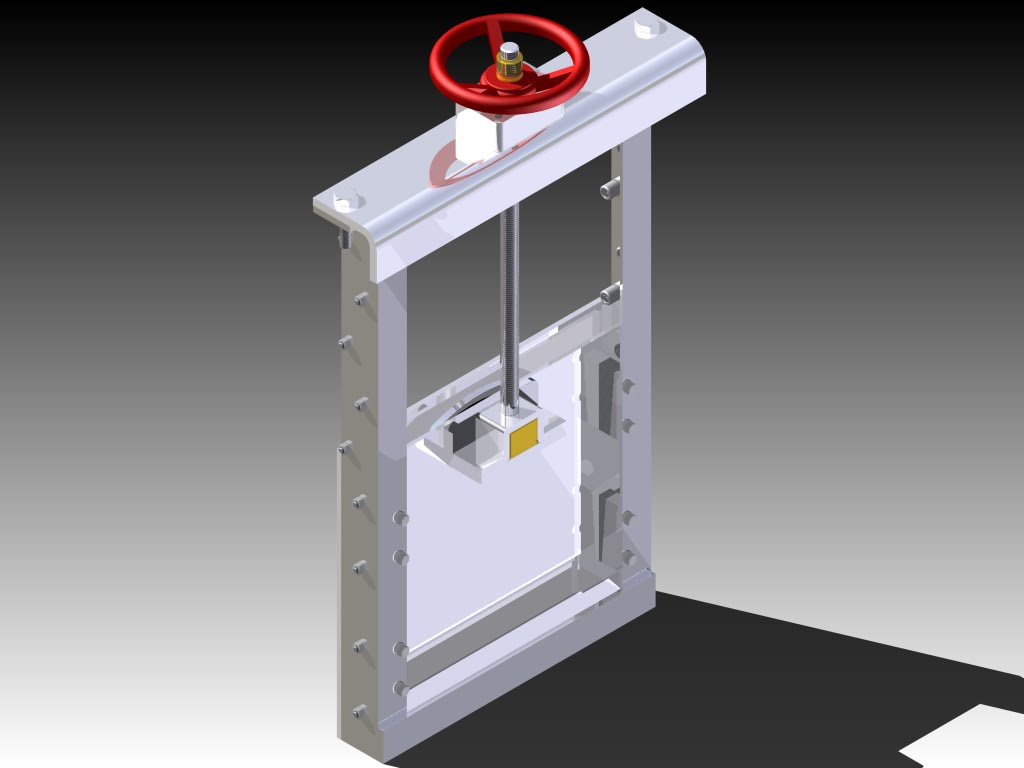
#> input picture _originais/renders/comporta-original.jpg, 1024 x 768 px; its folder holds 4 pictures in this run
$ python comporta.py
#> lines starting #> are read from the running program, lines starting #| are printed output that depends on the picture; after the words box and inside, x2 and y2 are one past the last pixel; in counts of white or black regions, pixels touching at a corner belong together
### scripts/estudio.py
"""Coloca as imagens de produto no mesmo "estúdio" da abertura, sem caixa.

Fundo no tom FUNDO (o mesmo do palco da abertura e das seções claras), com um leve
escurecido atrás da peça e sombra no chão. As bordas de cada imagem terminam exatamente
em FUNDO, então ela some no fundo da seção.

Uso: python3 scripts/estudio.py caminho/da/midia/da/apresentacao caminho/do/render.jpg
"""
import math
import sys
from pathlib import Path

from PIL import Image, ImageDraw, ImageFilter

ROOT = Path(__file__).resolve().parent.parent
OUT = ROOT / "img" / "estudio"
FUNDO = (190, 184, 175)
SOMBRA_ESTUDIO = (150, 143, 133)  # tom mais escuro atrás da peça, como no render

# nome -> arquivo da apresentação (PNG com transparência)
RECORTES = {
    "concentrica": "image25.png",
    "esfera": "image27.png",
    "guilhotina": "image29.png",
    "gaveta-globo": "image40.png",
    "pressure-seal": "image46.png",
}


def fundo_estudio(w, h):
    """FUNDO nas bordas, mais escuro no centro (vinheta invertida suave)."""
    img = Image.new("RGB", (w, h))
    px = img.load()
    cx, cy = w / 2, h * 0.52
    rmax = math.hypot(w / 2, h / 2)
    for y in range(h):
        for x in range(w):
            t = min(1.0, math.hypot((x - cx) / 0.85, y - cy) / rmax)
            k = t * t * (3 - 2 * t)
            px[x, y] = tuple(round(SOMBRA_ESTUDIO[i] + (FUNDO[i] - SOMBRA_ESTUDIO[i]) * k) for i in range(3))
    return img


def sombra_chao(w, h, cx, base, largura):
    m = Image.new("L", (w, h), 0)
    ImageDraw.Draw(m).ellipse([cx - largura / 2, base - largura * 0.07, cx + largura / 2, base + largura * 0.07], fill=110)
    return m.filter(ImageFilter.GaussianBlur(largura * 0.06))


def compor(produto, w=600, h=750, altura=0.74):
    """Produto RGBA centralizado no estúdio, apoiado numa sombra."""
    bg = fundo_estudio(w, h)
    p = produto.copy()
    caixa = p.getbbox()
    if caixa:
        p = p.crop(caixa)
    escala = min(h * altura / p.height, w * 0.78 / p.width)
    p = p.resize((round(p.width * escala), round(p.height * escala)), Image.LANCZOS)
    x = (w - p.width) // 2
    base = round(h * 0.88)
    y = base - p.height
    sombra = sombra_chao(w, h, w / 2, base, p.width * 0.9)
    bg.paste((60, 55, 50), (0, 0), sombra)
    bg.paste(p, (x, y), p)
    return bg


# [43 lines left out: functions compor_par, recortar_render, not called in this run]


def render_no_estudio(render_path, w, h):
    """A bi-excêntrica recortada do render, no estúdio, como os outros produtos."""
    return compor(recortar_render(render_path), w, h, altura=0.8)


# fotos reais já recortadas do fundo (PNG com transparência), por nome de saída
FOTOS = {
    "retencao": "retencao.png",
    "controle": "controle.png",      # render do cliente em fundo branco, já recortado
}

# renders feitos no ChatGPT no padrão da bi-excêntrica: arquivo -> (nome, caixa sem o reflexo)
RENDERS = {
    "render-concentrica.png": ("concentrica", (0, 76, 1024, 1404)),  # acima de 76 só há fundo
    "render-globo.png": ("globo", (0, 0, 1024, 1432)),               # a flange esquerda desce até 1430
}
# gaveta (marca de terceiro apagada) atrás e globo à frente, no mesmo quadro do cartão "Gaveta e globo"
PAR_GAVETA_GLOBO = (("render-gaveta.png", (0, 0, 1024, 1476), 24), ("render-globo.png", (0, 0, 1024, 1432), 9))


# [28 lines left out: functions salvar, main, not called in this run]


# [2 lines that do not run on import are left out]

### scripts/comporta.py
"""Recorta o render da comporta (fundo em degradê cinza) e põe no estúdio do site.

Uso: python3 scripts/comporta.py   (lê _originais/renders/comporta-original.jpg)
"""
import numpy as np
from PIL import Image, ImageFilter

import estudio

ORIGEM = estudio.ROOT / "_originais" / "renders" / "comporta-original.jpg"


def recortar(im):
    a = np.asarray(im).astype(int)
    h, w, _ = a.shape
#> h = 768; w = 1024
    fundo = np.median(a[:, :60, :], axis=1)  # o degradê é igual em cada linha
#> fundo = 768 rows, first 8: [0, 0, 0], [1, 1, 1], [1, 1, 1], [1, 1, 1], [1, 1, 1], [2, 2, 2], [2, 2, 2], [2, 2, 2]
    m = np.abs(a - fundo[:, None, :]).max(axis=2) > 22
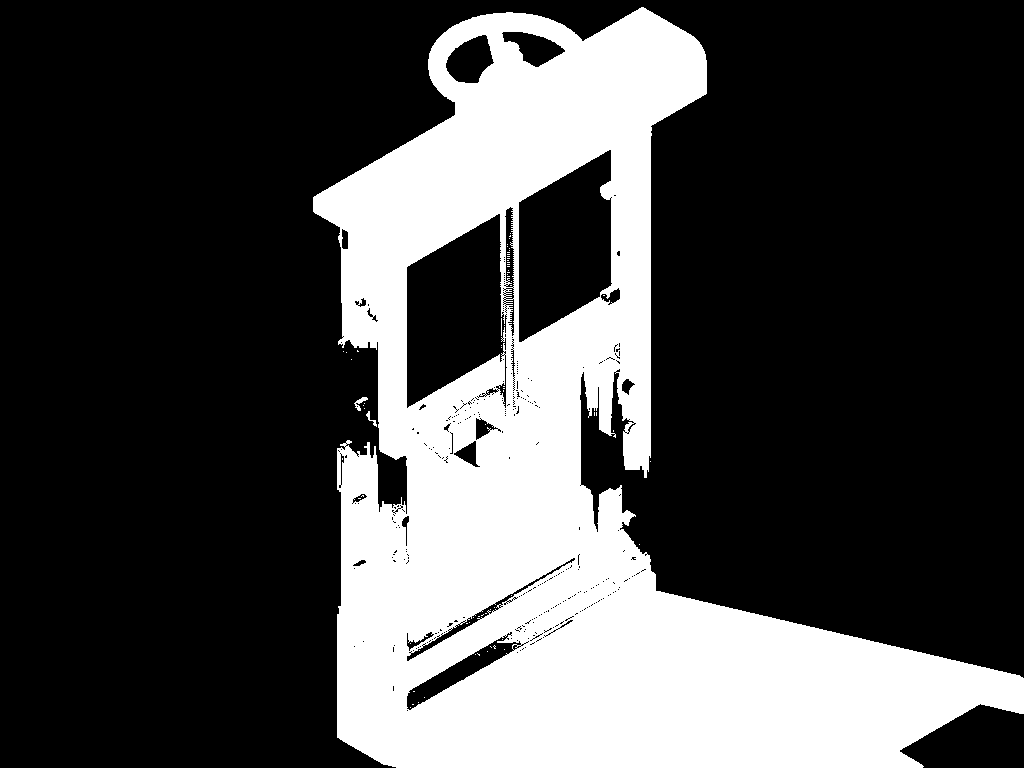
#> m: shape (768, 1024) bool; 28.4% white; 71 white regions (68 under 20 px), largest, box (x1, y1, x2, y2) and area: (313, 7, 1024, 768) 223411, (354, 397, 368, 411) 73, (366, 411, 377, 427) 47
    yy, xx = np.mgrid[0:h, 0:w]
    m &= ~(yy > 768 - (xx - 385) * 0.637 + 2)  # sombra projetada no chão
    m[:, 720:] = False
    esq = int(np.median([np.where(m[y])[0].min() for y in range(240, 735)]))
#> esq = 341
    m[225:742, esq:407] = True   # face lateral: tem trechos da mesma cor do fundo
    m[350:592, 578:650] = True   # guia direita
#> m: shape (768, 1024) bool; 21.4% white; 54 white regions (53 under 20 px), largest, box (x1, y1, x2, y2) and area: (313, 7, 707, 766) 168564
    mk = Image.fromarray((m * 255).astype("uint8"))
    mk = mk.filter(ImageFilter.MaxFilter(3)).filter(ImageFilter.MinFilter(5)).filter(ImageFilter.GaussianBlur(0.8))
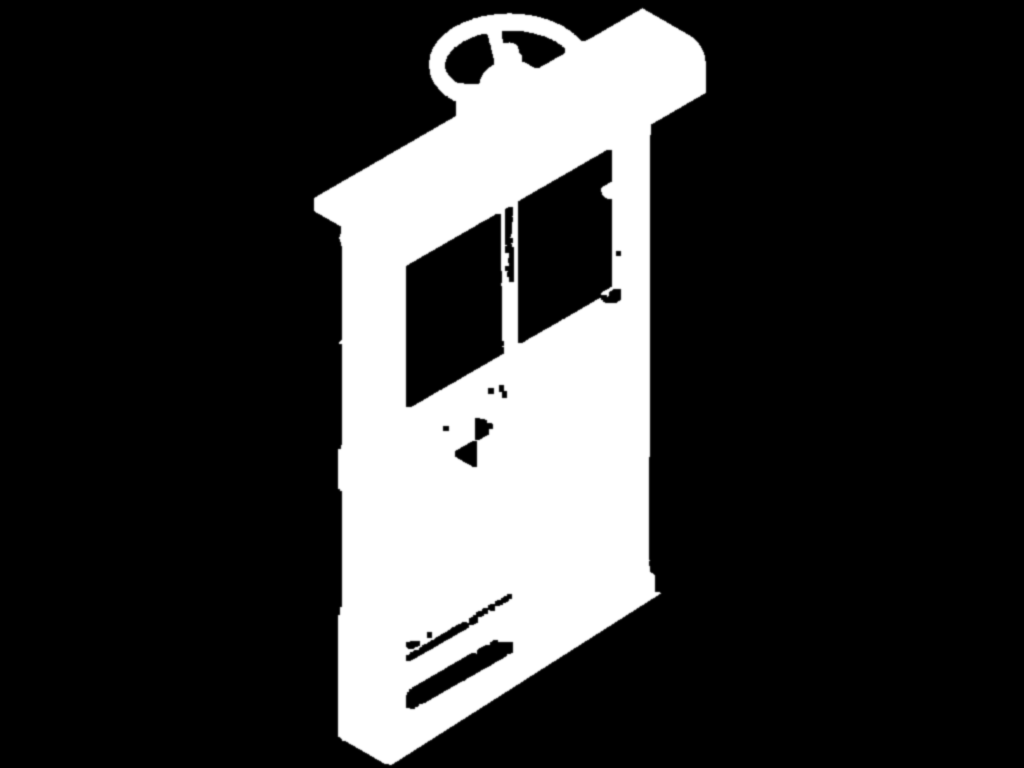
#> mk: PIL image 1024x768 L; min 0, max 255, mean 53.6
    out = im.copy()
#> out is the input picture: PIL image 1024x768 RGB; mean R, G, B 122, 120.5, 122.9
    out.putalpha(mk)
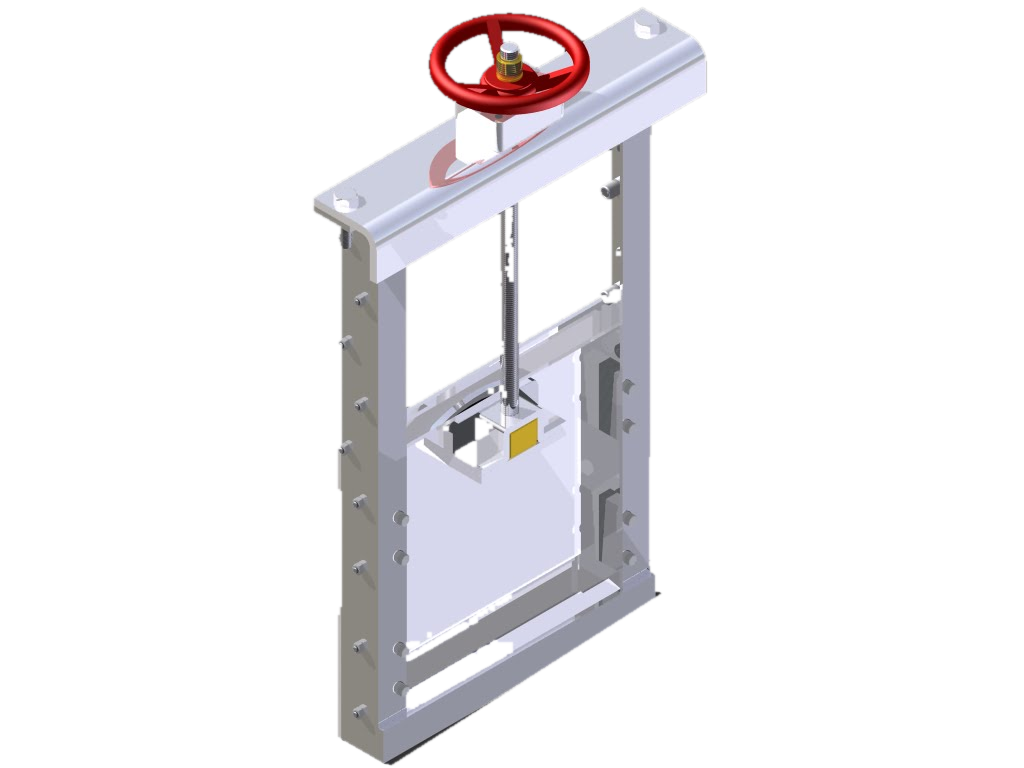
#> out: PIL image 1024x768 RGBA; mean R, G, B, A 122, 120.5, 122.9, 53.6; transparent parts drawn white
    return out


if __name__ == "__main__":
    img = estudio.compor(recortar(Image.open(ORIGEM).convert("RGB")), altura=0.78)
#> in fundo_estudio, `img = Image.new("RGB", (w, h))`: img: PIL image 600x750 RGB; every value is 0
#> in compor, `bg = fundo_estudio(w, h)`:
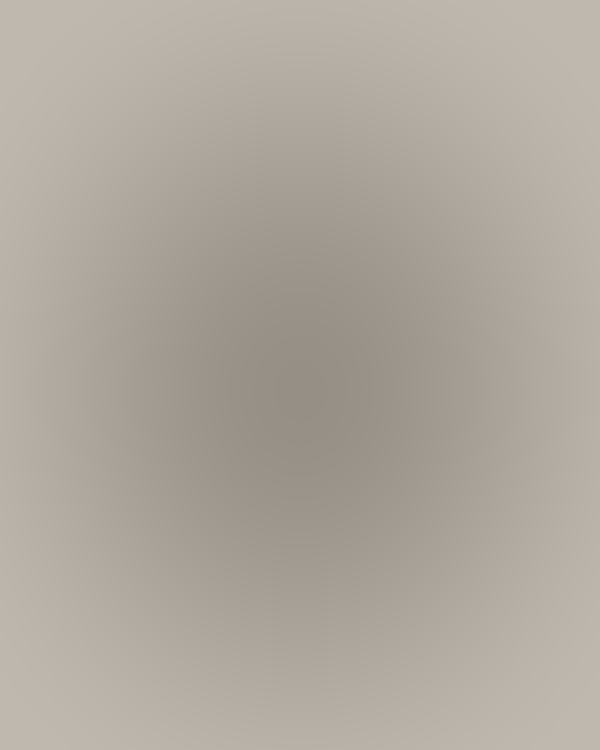
#> bg: PIL image 600x750 RGB; mean R, G, B 174.1, 167.7, 158.3
#> in compor, `caixa = p.getbbox()`: caixa = (312, 6, 708, 767)
#> in compor, `p = p.crop(caixa)`:
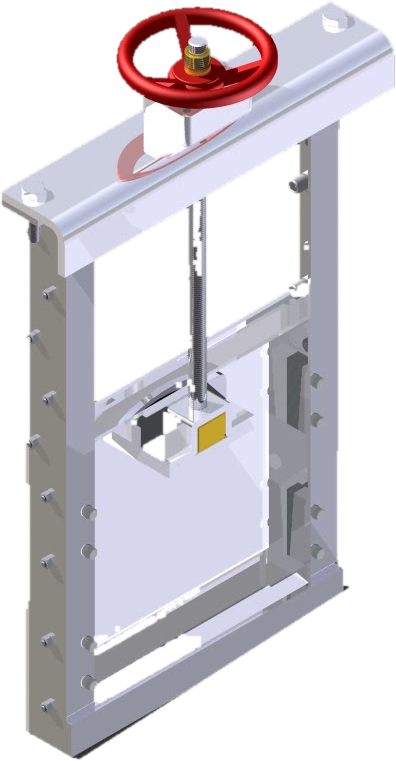
#> p: PIL image 396x761 RGBA; mean R, G, B, A 135.4, 131.5, 138, 139.8; transparent parts drawn white
#> in sombra_chao, `m = Image.new("L", (w, h), 0)`: m: PIL image 600x750 L; every value is 0
#> in sombra_chao, `ImageDraw.Draw(m).ellipse([cx - largura / 2, base - largura * 0.07, cx..`: m: PIL image 600x750 L; values 0 (black) and 110 (white), 1.9% white; 1 white region, box (x1, y1, x2, y2) and area: (163, 640, 437, 680) 8652
#> in sombra_chao, `return m.filter(ImageFilter.GaussianBlur(largura * 0.06))`:
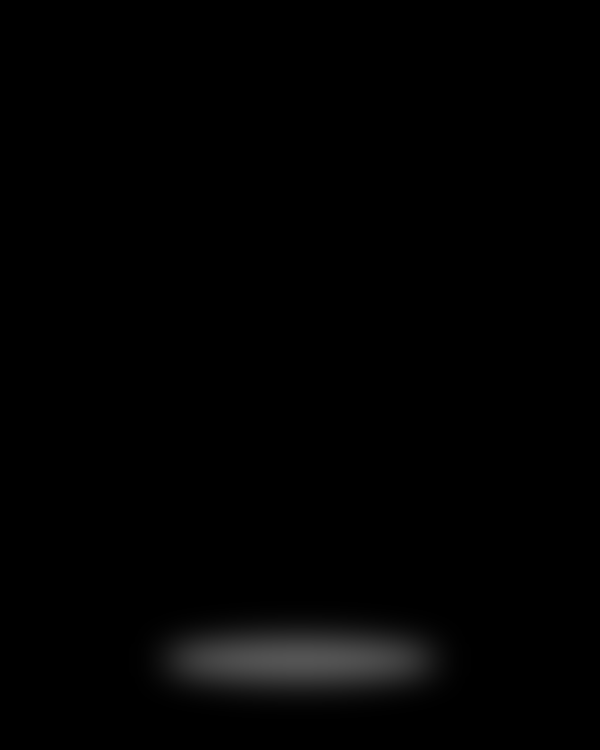
#> returned value: PIL image 600x750 L; min 0, max 84, mean 2.1
#> in compor, `bg.paste(p, (x, y), p)`:
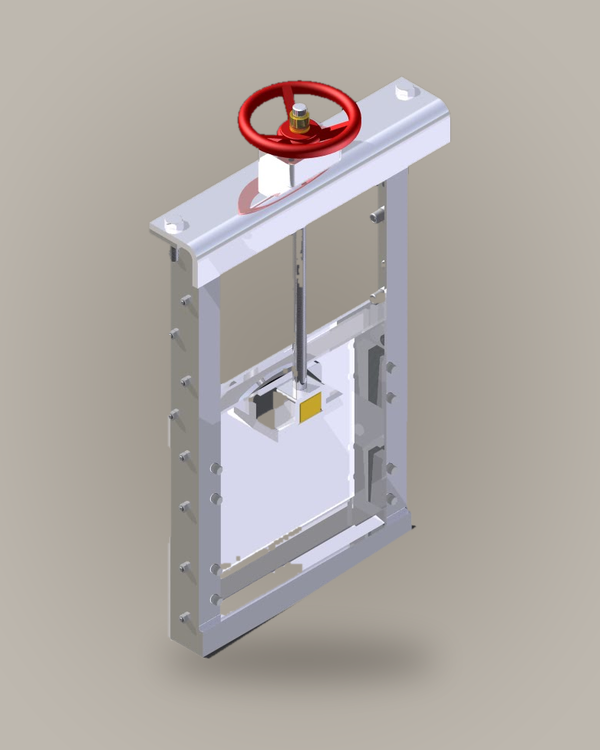
#> bg: PIL image 600x750 RGB; mean R, G, B 176.3, 169.9, 165
    img.save(estudio.OUT / "comporta.jpg", quality=86)
    img.save(estudio.OUT / "comporta.webp", quality=84, method=6)
    img.resize((300, 375), Image.LANCZOS).save(estudio.OUT / "comporta-300.webp", quality=82, method=6)
    print("ok", img.size)
#| ok (600, 750)
